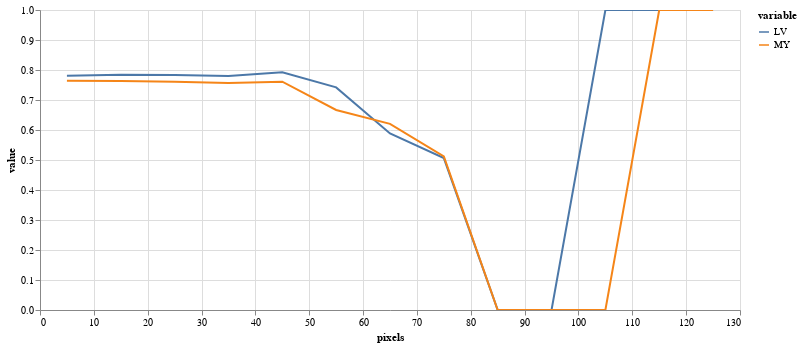

Notebook code for this chart:
### Code cell
(alt
 .Chart(results.melt(id_vars=['pixels'],value_vars=['LV','MY']))
 .mark_line()
 .encode(
     x="pixels",
     y="value",
     color="variable",
     tooltip="value"
 )
 .properties(width=700,height=300)
 .interactive()
)

### Figure 1 — Vega-Lite specification as saved in the notebook (floating-point values rounded to 4 significant figures)
{"config": {"view": {"continuousWidth": 400, "continuousHeight": 300}}, "data": {"name": "data-9c0cf62dbf2205e18d1cffb61583411a"}, "mark": "line", "encoding": {"color": {"field": "variable", "type": "nominal"}, "tooltip": {"field": "value", "type": "quantitative"}, "x": {"field": "pixels", "type": "quantitative"}, "y": {"field": "value", "type": "quantitative"}}, "height": 300, "selection": {"selector002": {"type": "interval", "bind": "scales", "encodings": ["x", "y"]}}, "width": 700, "$schema": "https://vega.github.io/schema/vega-lite/v4.17.0.json", "datasets": {"data-9c0cf62dbf2205e18d1cffb61583411a": [{"pixels": 5, "variable": "LV", "value": 0.7807}, {"pixels": 15, "variable": "LV", "value": 0.7841}, {"pixels": 25, "variable": "LV", "value": 0.7834}, {"pixels": 35, "variable": "LV", "value": 0.7802}, {"pixels": 45, "variable": "LV", "value": 0.7924}, {"pixels": 55, "variable": "LV", "value": 0.7421}, {"pixels": 65, "variable": "LV", "value": 0.5883}, {"pixels": 75, "variable": "LV", "value": 0.5065}, {"pixels": 85, "variable": "LV", "value": 0.0}, {"pixels": 95, "variable": "LV", "value": 0.0}, {"pixels": 105, "variable": "LV", "value": 1.0}, {"pixels": 115, "variable": "LV", "value": 1.0}, {"pixels": 125, "variable": "LV", "value": 1.0}, {"pixels": 5, "variable": "MY", "value": 0.7645}, {"pixels": 15, "variable": "MY", "value": 0.7637}, {"pixels": 25, "variable": "MY", "value": 0.7611}, {"pixels": 35, "variable": "MY", "value": 0.7567}, {"pixels": 45, "variable": "MY", "value": 0.761}, {"pixels": 55, "variable": "MY", "value": 0.6667}, {"pixels": 65, "variable": "MY", "value": 0.6206}, {"pixels": 75, "variable": "MY", "value": 0.5123}, {"pixels": 85, "variable": "MY", "value": 0.0}, {"pixels": 95, "variable": "MY", "value": 0.0}, {"pixels": 105, "variable": "MY", "value": 0.0}, {"pixels": 115, "variable": "MY", "value": 1.0}, {"pixels": 125, "variable": "MY", "value": 1.0}]}}
